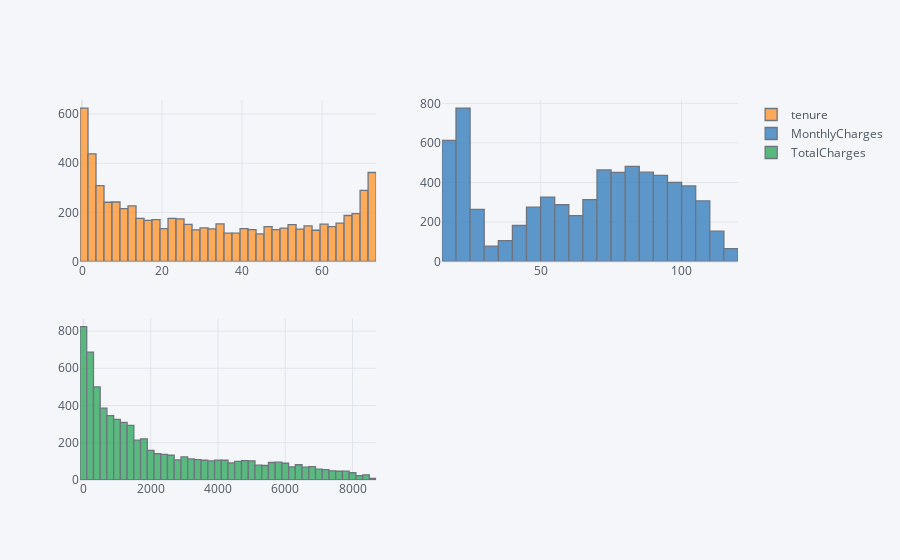

The notebook cell this image was saved under:
### Code cell
df[["tenure", "MonthlyCharges", "TotalCharges"]].iplot(
    kind="histogram", subplots=True, bins=50
)

### Figure 1 — Plotly figure (JSON) as saved in the notebook; plotly's stock layout.template omitted (floating-point values rounded to 4 significant figures; data arrays with more than 128 entries replaced by an {"elided": "..."} marker saying what was removed)
{"data": [{"histfunc": "count", "histnorm": "", "marker": {"color": "rgba(255, 153, 51, 1.0)", "line": {"color": "#4D5663", "width": 1.3}}, "name": "tenure", "nbinsx": 50, "opacity": 0.8, "orientation": "v", "type": "histogram", "x": {"elided": "7043 int values"}, "xaxis": "x", "yaxis": "y"}, {"histfunc": "count", "histnorm": "", "marker": {"color": "rgba(55, 128, 191, 1.0)", "line": {"color": "#4D5663", "width": 1.3}}, "name": "MonthlyCharges", "nbinsx": 50, "opacity": 0.8, "orientation": "v", "type": "histogram", "x": {"elided": "7043 float values"}, "xaxis": "x2", "yaxis": "y2"}, {"histfunc": "count", "histnorm": "", "marker": {"color": "rgba(50, 171, 96, 1.0)", "line": {"color": "#4D5663", "width": 1.3}}, "name": "TotalCharges", "nbinsx": 50, "opacity": 0.8, "orientation": "v", "type": "histogram", "x": {"elided": "7043 float values"}, "xaxis": "x3", "yaxis": "y3"}], "layout": {"barmode": "overlay", "legend": {"bgcolor": "#F5F6F9", "font": {"color": "#4D5663"}}, "paper_bgcolor": "#F5F6F9", "plot_bgcolor": "#F5F6F9", "title": {"font": {"color": "#4D5663"}}, "xaxis": {"anchor": "y", "domain": [0, 0.45], "gridcolor": "#E1E5ED", "showgrid": true, "tickfont": {"color": "#4D5663"}, "title": {"font": {"color": "#4D5663"}, "text": ""}, "zerolinecolor": "#E1E5ED"}, "xaxis2": {"anchor": "y2", "domain": [0.55, 1], "gridcolor": "#E1E5ED", "showgrid": true, "tickfont": {"color": "#4D5663"}, "title": {"font": {"color": "#4D5663"}, "text": ""}, "zerolinecolor": "#E1E5ED"}, "xaxis3": {"anchor": "y3", "domain": [0, 0.45], "gridcolor": "#E1E5ED", "showgrid": true, "tickfont": {"color": "#4D5663"}, "title": {"font": {"color": "#4D5663"}, "text": ""}, "zerolinecolor": "#E1E5ED"}, "yaxis": {"anchor": "x", "domain": [0.575, 1], "gridcolor": "#E1E5ED", "showgrid": true, "tickfont": {"color": "#4D5663"}, "title": {"font": {"color": "#4D5663"}, "text": ""}, "zerolinecolor": "#E1E5ED"}, "yaxis2": {"anchor": "x2", "domain": [0.575, 1], "gridcolor": "#E1E5ED", "showgrid": true, "tickfont": {"color": "#4D5663"}, "title": {"font": {"color": "#4D5663"}, "text": ""}, "zerolinecolor": "#E1E5ED"}, "yaxis3": {"anchor": "x3", "domain": [0, 0.425], "gridcolor": "#E1E5ED", "showgrid": true, "tickfont": {"color": "#4D5663"}, "title": {"font": {"color": "#4D5663"}, "text": ""}, "zerolinecolor": "#E1E5ED"}}}
